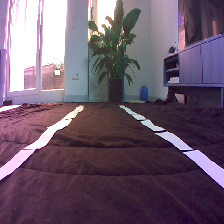
#> input picture ros/src/racer/racer/control_error_extractor/test/sample.png, 224 x 224 px
$ python control_error_extraction_pipeline.py   (older library calls are emulated)
#> lines starting #> are read from the running program, lines starting #| are printed output that depends on the picture; long printed decimals are rounded
### ros/src/racer/racer/control_error_extractor/find_lines_with_sliding_windows_op.py
import cv2
import numpy as np

from operation import Operation

class Polyline:
    def __init__(self, x, y, order):
        self.order = order
        self.coeffs = list(reversed(np.polyfit(x, y, order)))

    def get_values(self, x):
        return [sum([(dx**i)*c for i,c in enumerate(self.coeffs)]) for dx in x]

    def create_from_points(x, y, order=2):
        if not list(x) or not list(y):
            return None
        return Polyline(x, y, order)

class Window:
    def __init__(self, width, height, bottom_midpoint_x, bottom_y):
        self.bottom_y = bottom_y
        self.top_y = bottom_y - height
        self.right_x = bottom_midpoint_x + width // 2
        self.left_x = bottom_midpoint_x - width // 2


    def get_nonzero_pixels_indices(self, nonzero_x, nonzero_y):
        mask = ((nonzero_y >= self.top_y) &
                (nonzero_y < self.bottom_y) &
                (nonzero_x >= self.left_x)&
                (nonzero_x < self.right_x))

        return nonzero_x[mask], nonzero_y[mask]

class FindLinesWithSlidingWindowsOp(Operation):
    def __init__(self, windows_count = 5, window_width = 200, min_pix_to_recenter = 30):
        self.windows_count_ = windows_count
        self.window_width_ = window_width
        self.min_pix_to_recenter_ = min_pix_to_recenter

    def find_base_for_lines(self, birdeye_binary):
        height, _ = birdeye_binary.shape

        histogram = np.sum(birdeye_binary[height//4:-30, :], axis=0)

        midpoint = len(histogram) // 2
        leftx_base = np.argmax(histogram[:midpoint])
        rightx_base = np.argmax(histogram[midpoint:]) + midpoint

        return leftx_base, rightx_base

    def find_line_with_sliding_windows(self, nonzero_x, nonzero_y, starting_x, height):
        current_x = starting_x

        window_height = height // self.windows_count_

        lane_x = []
        lane_y = []

        for i in range(self.windows_count_):
            window = Window(self.window_width_, window_height, current_x, height - i * window_height)

            x, y = window.get_nonzero_pixels_indices(nonzero_x, nonzero_y)

            lane_x.append(x)
            lane_y.append(y)

            if len(x) > self.min_pix_to_recenter_:
                current_x = np.int(np.mean(x))

        return Polyline.create_from_points(np.concatenate(lane_y), np.concatenate(lane_x))

    def _run(self, input):
        self._check_input(input, ['birdeye_binary_image'])

        height, _ = input['birdeye_binary_image'].shape

        leftx_base, rightx_base = self.find_base_for_lines(input['birdeye_binary_image'])

        nonzero_y, nonzero_x  = input['birdeye_binary_image'].nonzero()

        input['left_line'] = self.find_line_with_sliding_windows(nonzero_x, nonzero_y, leftx_base, height)
        input['right_line'] = self.find_line_with_sliding_windows(nonzero_x, nonzero_y, rightx_base, height)

### ros/src/racer/racer/control_error_extractor/matplotlib_visualizer.py
import matplotlib.pyplot as plt
import numpy as np

class MatplotlibVisualizer():
    def __init__(self, original_bgr_image):
        self.figure, self.subplots = plt.subplots(2, 5)

        self.subplots[0, 0].imshow(original_bgr_image)
        self.subplots[0, 0].set_title('Original')


    def _plot_lines(self, state, subplot):
        birdeye_binary = state['birdeye_binary_image']
        height, _ = birdeye_binary.shape

        birdeye_rgb_image = np.dstack((birdeye_binary, birdeye_binary, birdeye_binary)) * 255

        ploty = np.linspace(0, height - 1, height)
        left_fitx = state['left_line'].get_values(ploty)
        right_fitx = state['right_line'].get_values(ploty)
        target_x = [(a + b) / 2.0 for a, b in zip(left_fitx, right_fitx)]

        subplot.imshow(birdeye_rgb_image)
        subplot.plot(left_fitx, ploty, color='yellow')
        subplot.plot(target_x, ploty, color='yellow')
        subplot.set_title('Birdeye With Detected Lines')
        subplot.plot(right_fitx, ploty, color='yellow')


    # TODO: Add param values into Plot Title
    def visualize(self, op_name, state):
        if op_name == 'GetGrayscaleImageOp':
            self.subplots[0, 1].imshow(state['binary_image'], cmap='gray')
            self.subplots[0, 1].set_title('Grayscale')
        if op_name == 'ApplyHistogramEqualizationOp':
            self.subplots[0, 2].imshow(state['binary_image'], cmap='gray')
            self.subplots[0, 2].set_title('Grayscale After Using Histogram Equalization')
        if op_name == 'ApplyBinaryThresholdOp':
            self.subplots[1, 0].imshow(state['binary_image'], cmap='gray')
            self.subplots[1, 0].set_title('Grayscale After Threshold Appication')
        if op_name == 'ApplySobelFilterOp':
            self.subplots[1, 1].imshow(state['binary_image'], cmap='gray')
            self.subplots[1, 1].set_title('Grayscale After Sobel Filter')
        if op_name == 'FillGapsWithMorphologyOp':
            self.subplots[1, 2].imshow(state['binary_image'], cmap='gray')
            self.subplots[1, 2].set_title('Grayscale After Filling Gaps')
        if op_name == 'TransformToBirdeyeOp':
            self.subplots[1, 3].imshow(state['birdeye_binary_image'], cmap='gray')
            self.subplots[1, 3].set_title('Birdeye')
        if op_name == 'FindLinesWithSlidingWindowsOp':
            self._plot_lines(state, self.subplots[1, 4])

    def show(self):
        plt.show()

### ros/src/racer/racer/control_error_extractor/operation.py
class MissingOperationInput(Exception):
    def __init__(self, missing_parameter_key, op_name):
        self.missing_parameter_key_ = missing_parameter_key
        self.op_name_ = op_name

class Operation:
    def _check_input(self, input, keys):
        for key in keys:
            if key not in input:
                raise MissingOperationInput(key, self.__class__.__name__)

    def _run(self, input):
        pass

    def run(self, input, visualizer=None):
        self._run(input)
        if (visualizer):
            visualizer.visualize(self.__class__.__name__, input)

### ros/src/racer/racer/control_error_extractor/control_error_extraction_pipeline.py
import cv2
import numpy as np
import matplotlib.pyplot as plt

from matplotlib_visualizer import MatplotlibVisualizer
from operation import Operation
from find_lines_with_sliding_windows_op import FindLinesWithSlidingWindowsOp

class GetGrayscaleImageOp(Operation):
    def _run(self, input):
        self._check_input(input, ['bgr_image'])
        input['binary_image'] = cv2.cvtColor(input['bgr_image'], cv2.COLOR_BGR2GRAY)

class CropImageOp(Operation):
    def __init__(self, y_min, y_max):
        self.y_min_= y_min
        self.y_max_= y_max

    def _run(self, input):
        self._check_input(input, ['bgr_image'])
        input['bgr_image'] = input['bgr_image'][self.y_min_:self.y_max_, :, :]

class ApplyHistogramEqualizationOp(Operation):
    def _run(self, input):
        self._check_input(input, ['binary_image'])
        input['binary_image'] = cv2.equalizeHist(input['binary_image'])

class ApplySobelFilterOp(Operation):
    def __init__(self, kernel_size, magnitude_threshold):
        self.kernel_size_ = kernel_size
        self.magnitude_threshold_ = magnitude_threshold

    def _run(self, input):
        self._check_input(input, ['binary_image'])

        sobel_x = cv2.Sobel(input['binary_image'], cv2.CV_64F, 1, 0, ksize=self.kernel_size_)
        sobel_y = cv2.Sobel(input['binary_image'], cv2.CV_64F, 0, 1, ksize=self.kernel_size_)

        sobel_mag = np.sqrt(sobel_x ** 2 + sobel_y ** 2)
        sobel_mag = np.uint8(sobel_mag / np.max(sobel_mag) * 255)

        _, result = cv2.threshold(sobel_mag, thresh=self.magnitude_threshold_, maxval=1, type=cv2.THRESH_BINARY)
        input['binary_image'] = np.logical_or(input['binary_image'], result)

class ApplyBinaryThresholdOp(Operation):
    def __init__(self , threshold):
        self.threshold_ = threshold

    def _run(self, input):
        self._check_input(input, ['binary_image'])
        _, input['binary_image'] = cv2.threshold(input['binary_image'], thresh=self.threshold_, maxval=255, type=cv2.THRESH_BINARY)

class FillGapsWithMorphologyOp(Operation):
    def __init__(self, kernel_size):
        self.kernel_size_ = kernel_size

    def _run(self, input):
        self._check_input(input, ['binary_image'])

        kernel = np.ones((self.kernel_size_,  self.kernel_size_), np.uint8)
        input['binary_image'] = cv2.morphologyEx(input['binary_image'].astype(np.uint8), cv2.MORPH_CLOSE, kernel)

class ApplyBirdeyeTransformOp(Operation):
    def __init__(self, top_to_bottom_ratio=0.35):
        self.top_to_bottom_ratio_ = top_to_bottom_ratio

    def _run(self, input):
        self._check_input(input, ['binary_image'])

        h, w = input['binary_image'].shape
        top_offset = (1 - self.top_to_bottom_ratio_ ) * w / 2

        source_polygon = np.float32([[w, h], [0, h], [top_offset, 0], [w - top_offset, 0]])
        target_polygon = np.float32([[w, h], [0, h], [0, 0], [w, 0]])

        translation_matrix = cv2.getPerspectiveTransform(source_polygon, target_polygon)

        input['birdeye_binary_image'] = cv2.warpPerspective(input['binary_image'],
            translation_matrix, (w, h), flags=cv2.INTER_LINEAR)

class CalculateCTEOp(Operation):
    def _run(self, input):
        self._check_input(input, ['left_line', 'right_line', 'birdeye_binary_image'])

        height, width = input['birdeye_binary_image'].shape
        current_center_x = width / 2.0
        left_x = input['left_line'].get_values([height])[0]
        right_x = input['right_line'].get_values([height])[0]
        target_center_x = (left_x + right_x) / 2.0

        input['cte_error'] = target_center_x - current_center_x

class CentralLineExtractionPipeline:

    def __init__(self, ops):
        self.ops_ = ops

    def run(self, bgr_image, visualizer=None):
        input = {'bgr_image': bgr_image}
        for op in self.ops_:
            op.run(input, visualizer)
        return input['cte_error'], input['birdeye_binary_image'], input['left_line'], input['right_line']

if __name__ == '__main__':
    import os, sys

    bgr_image = cv2.imread(os.path.join(sys.path[0], 'test/sample.png'))
#> bgr_image is the input picture: shape (224, 224, 3); mean B, G, R 108.7, 91, 109.6
    visualizer = MatplotlibVisualizer(bgr_image)
    pipeline = CentralLineExtractionPipeline([
        CropImageOp(110, 160),
        GetGrayscaleImageOp(),
        ApplyBinaryThresholdOp(200),
        ApplySobelFilterOp(5, 50),
        FillGapsWithMorphologyOp(5),
        ApplyBirdeyeTransformOp(),
        FindLinesWithSlidingWindowsOp(),
        CalculateCTEOp()])
    cte,_,_,_ = pipeline.run(bgr_image, visualizer)
#> the loop in run, `for op in self.ops_:` made 8 passes
#> cte = -1.37
    print(f"CTE ={cte}")
#| CTE =-1.372
    visualizer.show()
#> in show, `plt.show()`:
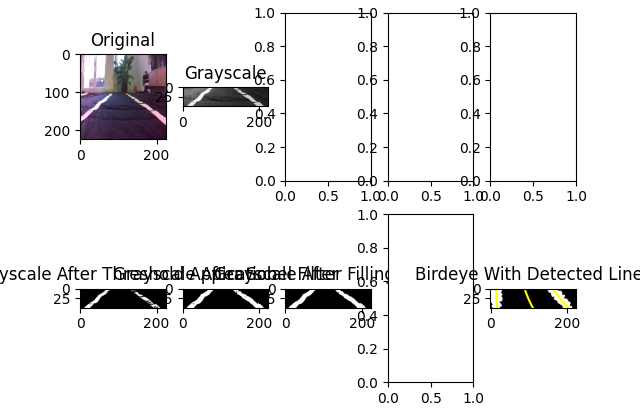
#> figure drawn by matplotlib, 6 panels; B, G, R data is drawn as R, G, B
